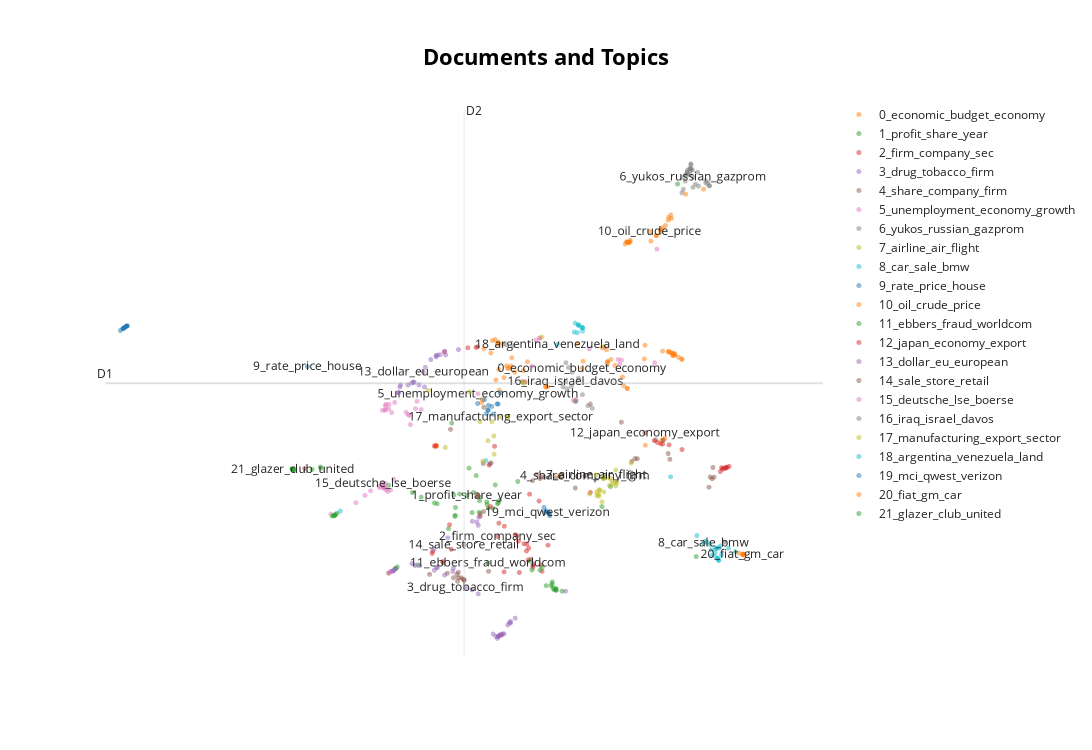

Write notebook code for a chart like this one.
### Code cell
# Visualize documents and topics
business_results['topic_documents_map']
